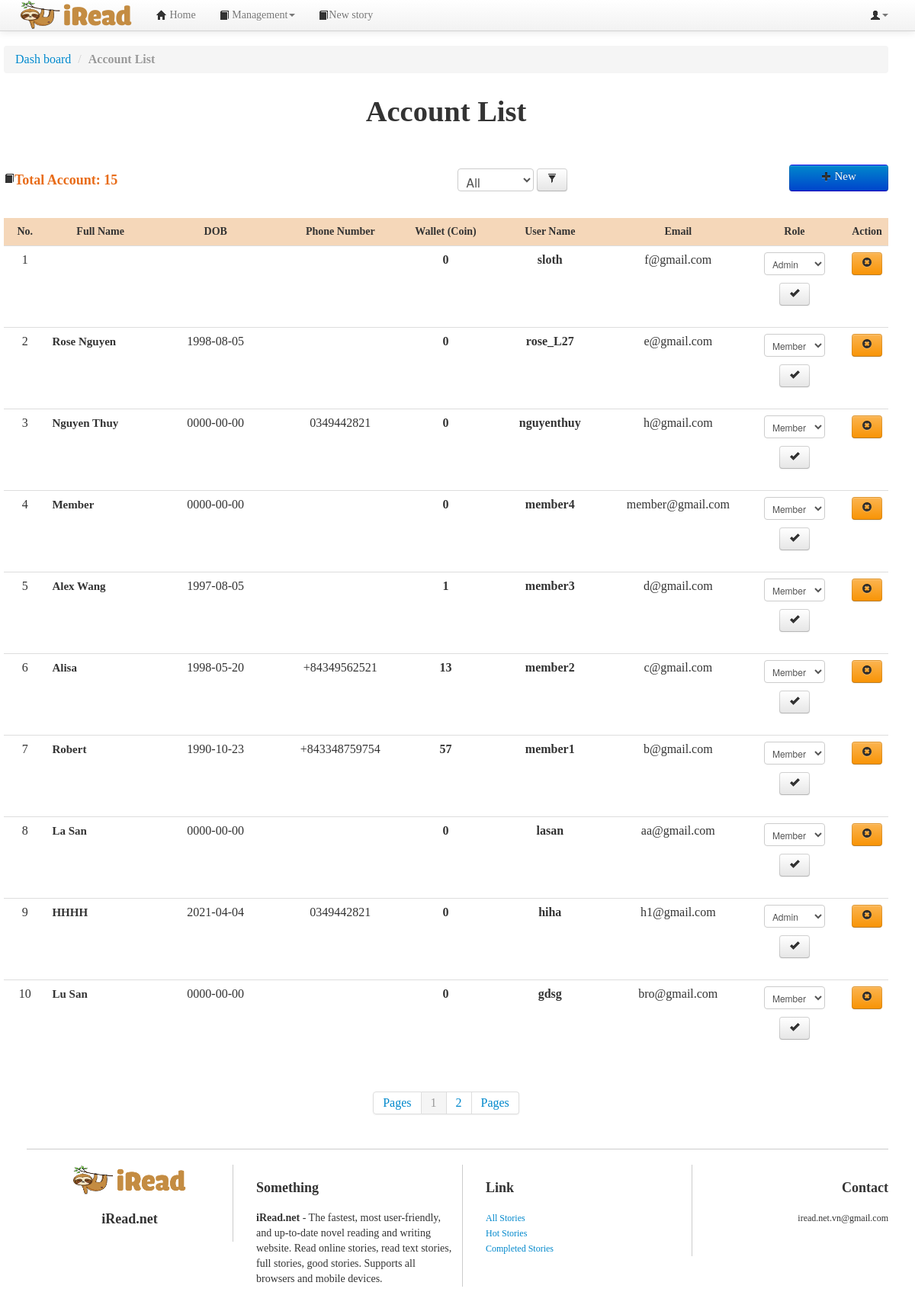
The app's page /admin/accountlist.php (signed in) with its own data.
### tables this page shows
CREATE TABLE `member` (
  `memberID` int(10) NOT NULL,
  `fullName` varchar(255) DEFAULT NULL,
  `dob` date DEFAULT NULL,
  `phoneNumber` varchar(15) DEFAULT NULL,
  `username` varchar(50) DEFAULT NULL,
  `wallet` int(11) DEFAULT 0,
  `image` varchar(255) DEFAULT 'default avt.jpg'
);

CREATE TABLE `account` (
  `username` varchar(50) NOT NULL,
  `password` varchar(150) NOT NULL,
  `role` varchar(7) NOT NULL,
  `email` varchar(255) NOT NULL,
  `token` varchar(50) DEFAULT NULL,
  `createAt` timestamp NULL DEFAULT NULL,
  `status` tinyint(4) NOT NULL DEFAULT 0
);

### db.php (called while the page is built, shortened)
<?php
	$hostname='localhost';
	$username='root';
	$password='';
	$dbname='final_project';
	$port=3306;
	function query($sql)
	{
		global $hostname;
		global $username;
		global $password;
		global $dbname;
		global $port;
		$conn = new mysqli($hostname, $username, $password, $dbname, $port);
		$result = $conn->query($sql);
		$rows = mysqli_fetch_all($result);
		return $rows;
	}
?>

### admin/accountlist.php (the view, shortened to what this page needs)
<!DOCTYPE html>
<html lang="vi">
<head>
<link href="../css/bootstrap.min.css" rel="stylesheet">
<link href="../css/bootstrap-responsive.css" rel="stylesheet">
<link href="../css/yamm.css" rel="stylesheet">
<link href="../css/style.css" rel="stylesheet">
<link href="../css/chosen.css" rel="stylesheet">
</head>
<?php
  require_once("../db.php");
    if(!isset($_SESSION['username'])){
?>
      <script >
      alert ("You must login to access this page!");
      window.location.replace("../login.php");
    </script>
<?php
  }else{
  		if($_SESSION['page'] == "all"){
	  		$sql = "SELECT * FROM account";
		    $row = query($sql);
		    $total = count($row);
	  	}elseif($_SESSION['page'] == "admin"){
	  		$sql = "SELECT * FROM account WHERE role ='admin' ";
	    	$row = query($sql);
	    	$total = count($row);
	  	}else{
	  		$sql = "SELECT * FROM account WHERE role ='member' ";
	    	$row = query($sql);
	    	$total = count($row);
	  	}
    ?>
	<?php
  }
?>
<body>
<?php
	require_once("../headers/admin_header.php");
?>
<div class="container">
<div class="container-fluid">
	<div class="row col-md-12 wrapper">
			<ul class="breadcrumb">
				<li>
					<div itemscope>
						<a href="admin.php" itemprop="url"><span itemprop="title">Dash board</span></a>
						<span class="divider">/</span>
					</div>
				</li>
				<li class="active"><strong>Account List</strong></li>
			</ul>
	</div>
	<div class="row wrapper ">
		<h1 style="text-align: center;margin-top: 10px;">Account List</h1>
		<ul class="nav" style="margin-top: 40px;">
			<li class="disable" style="float:left;width: 45%; color: #E86C19;">
				<h2><i class="icon-book icon-large"></i>Total Account: <?=$total?></h2>
			</li>
			<li class="disable" style="float:left;width: 25%; color: #E86C19; text-align: center;">
				<form method="POST" action="accountlist.php">
					<?php
						if($_SESSION['page'] == "all"){
					?>
							<select name="type_acc" id="type_acc" style="width: 100px;font-size: 17px; margin-top: 15px;" >
		  						<option value="all" style="font-size: 17px;" selected="selected">All</option>
							</select>
							<button type="submit" class="btn" style="margin-top: 5px;"><i class="icon-filter icon-large"></i></button>
					<?php
						}
					?>
				</form>
			</li>
			<li style="float: right;width: 30%; margin-top: 10px"><a href="./newaccount.php" style="width: 30%; height: auto; min-height: 25px; float: right; font-size: 15px; background-color: blue"  class="btn btn-primary"><i class="icon-plus icon-large"></i> New</a></li>
		</ul>
		<div class="table-responsive" style="margin-top: 120px; width:100%">
			<table class="table" style="width: 100%">
				<thead>
					<tr>
						<th style="text-align: center; font-size: 14px; width: 5%; background-color: #F5D7B9">No.</th>
						<th style="text-align: center; font-size: 14px; width: 10%; background-color: #F5D7B9">Full Name</th>
						<th style="text-align: center; font-size: 14px; width: 15%;background-color: #F5D7B9">DOB</th>
						<th style="text-align: center; font-size: 14px; width: 15%;background-color: #F5D7B9">Phone Number</th>
						<th style="text-align: center; font-size: 14px; width: 10%;background-color: #F5D7B9">Wallet (Coin)</th>
						<th style="text-align: center; font-size: 14px; width: 15%;background-color: #F5D7B9">User Name</th>
						<th style="text-align: center; font-size: 14px; width: 15%;background-color: #F5D7B9">Email</th>
						<th style="text-align: center; font-size: 14px; width: 15%;background-color: #F5D7B9">Role</th>
						<th style="text-align: center; font-size: 14px; width: 10%;background-color: #F5D7B9">Action</th>
				</thead>
				<tbody>
				<?php
					$allrow = count($row);
					$pagesize = 10;
					$allpage = 1;
					if($allrow % $pagesize == 0){
						$allpage = $allrow / $pagesize;
					}else{
						$allpage = (int)($allrow / $pagesize) + 1;
					}
					$beginrow = 1;
					$currentpage = 1;
					if((!isset($_GET['currentpage'])) || ($_GET['currentpage'] == '1'))
					{
						$beginrow = 0;
						$currentpage = 1;
					}else{
					$beginrow = ($_GET['currentpage'] - 1) * $pagesize;
					$currentpage = $_GET['currentpage'];
					}
					if($_SESSION['page'] == "all"){
						$sql2= "SELECT * FROM account ORDER BY username DESC LIMIT {$beginrow} , {$pagesize}";
					}else{
						$sql2= "SELECT * FROM account WHERE role ='".$_SESSION['page'] ."' ORDER BY username DESC LIMIT {$beginrow} , {$pagesize}";
					}
					$row2=query($sql2);
					for($i=0; $i < count($row2); $i++)
					{
						$usname = $row2[$i][0];
						$rolemember = $row2[$i][2];
						$email = $row2[$i][3];
						$sql3 = "SELECT * FROM member WHERE username='" .$usname . "'";
                        $row3 = query($sql3);
						$memberID = $row3[0][0];
						$memname = $row3[0][1];
						$dob = $row3[0][2];
						$phone = $row3[0][3];
						$wallet = $row3[0][5];
				?>
					<tr>
						<td style="width: 5%; text-align: center;"><?=$i+1+($currentpage-1)*10?></td>
						<td class="nav-list name_list" style="width: 13%">
							<div class="media truyen-item">
								<a class="pull-left" href="chapterlist.php?storyID=<?=$row2[$i][0]?>">
									<h2 class="media-heading" style="font-size: 15px;line-height:20px;margin: 0;padding: 0;font-weight: bold;color:#333333; text-align: center;">
										<?=$memname?>
                            		</h2>
								</a>
							</div>
						</td>
						<td style="width: 15%">
							<div  style="text-align: center; width: 100%">
								<div class="media-body">
								<?=$dob?>
								</div>
							</div>
						</td>
						<td style="width: 15%; text-align: center;">
							<?=$phone?>
						</td>
						<td style="width: 10%; text-align: center;">
 							<b><?=$wallet?></b>
						</td>
						<td style="width: 12%; text-align: center;">
							<b> <?=$usname?></b>
						</td>
						<td style="width: 10%; text-align: center;">
							<?=$email?>
						</td>
						<td style="width: 10%; text-align: center;">
							<form method="POST" action="accountlist.php">
							<?php
								if($rolemember == "admin"){
							?>
									<select name="mem_role" id="mem_role" style="width: 80px;font-size: 12px; margin-top:0px;">
				  						<option value="admin" style="font-size: 12px;" selected="selected">Admin</option>
									</select>
									<button type="submit" class="btn" style="margin-top: 0px; width: 40px;"><i class="icon-ok icon-large"></i></button>
							<?php
								}
								if($rolemember == "member") {
							?>
									<select name="mem_role" id="mem_role" style="width: 80px;font-size: 12px; margin-top:0px;">
				  						<option value="member" style="font-size: 12px;" selected="selected">Member</option>
									</select>
									<button type="submit" class="btn" style="margin-top: 0px; width: 40px;"><i class="icon-ok icon-large"></i></button>
							<?php
								}
							?>
							</form>
						</td>
						<td style="width: 10%; text-align: center; ">
							<button type="button" name="btn_delete" id="btn_delete<?=$memberID?>" class="btn btn-warning" data-toggle="modal" data-target="#delete_confirm<?=$memberID?>"><i class="icon-remove-sign"></i>
							</button>
						</td>
					</tr>
				<?php
					}
				?>
				</tbody>
			</table>
		</div>
			<div class="paging">
				<div class="pagination pagination-centered">
					<ul>
						<li class="disable"><a href="">Pages</a></li>
							<?php
							for($i = 1; $i <= $allpage; $i++)
							{
								if($currentpage == $i){
								?>
									<li class="active"><a href=""><?=$i?></a></li>
								<?php
								}else{
							?>
									<li class="disable"><a href="accountlist.php?currentpage=<?=$i?>"><?php echo $i ." "; ?></a></li>
							<?php
								}
							}
							?>
						<li class="disable"><a href="">Pages</a></li>
					</ul>
				</div>
			</div>
			</div>
			<?php
			require_once("../footers/footer.php");
		?>
		</div>
</body>
</html>

### css/style.css (style rules this page uses)
body { position:relative;background:white;font-family:Verdana,"Times New Roman",sans-serif; font-size: 14px; }
.list_index li a,.name_list a { color:#000000; }
#noidungtruyen h1,h2 { font-size:18px; }
.wrapper { font-size:16px; }
.table-responsive { display: block; width: 100%; overflow-x: auto; -webkit-overflow-scrolling: touch; -ms-overflow-style: -ms-autohiding-scrollbar; }

### admin/accountlist.php (style rules this page uses)
body { padding-top:60px;padding-bottom:40px;height:auto; }

### records on screen
member: wallet "0"
account: username "sloth", email "f@gmail.com", role "admin" (drawn)
member: currentpage "2", fullName "Rose Nguyen", dob "1998-08-05", wallet "0", username.username "rose_L27", username.email "e@gmail.com"
member: currentpage "3", fullName "Nguyen Thuy", dob "0000-00-00", phoneNumber "0349442821", wallet "0", username.username "nguyenthuy", username.email "h@gmail.com"
member: currentpage "4", fullName "Member", dob "0000-00-00", wallet "0", username.username "member4", username.email "member@gmail.com"
member: currentpage "5", fullName "Alex Wang", dob "1997-08-05", wallet "1", username.username "member3", username.email "d@gmail.com"
member: currentpage "6", fullName "Alisa", dob "1998-05-20", phoneNumber "+84349562521", wallet "13", username.username "member2", username.email "c@gmail.com"
member: currentpage "7", fullName "Robert", dob "1990-10-23", phoneNumber "+843348759754", wallet "57", username.username "member1", username.email "b@gmail.com"
member: currentpage "8", fullName "La San", dob "0000-00-00", wallet "0", username.username "lasan", username.email "aa@gmail.com"
member: currentpage "9", fullName "HHHH", dob "2021-04-04", phoneNumber "0349442821", wallet "0", username.username "hiha", username.email "h1@gmail.com"
member: currentpage "10", fullName "Lu San", dob "0000-00-00", wallet "0", username.username "gdsg", username.email "bro@gmail.com"

### other values on screen
$total "15"
$i+1+($currentpage-1)*10 "1"
